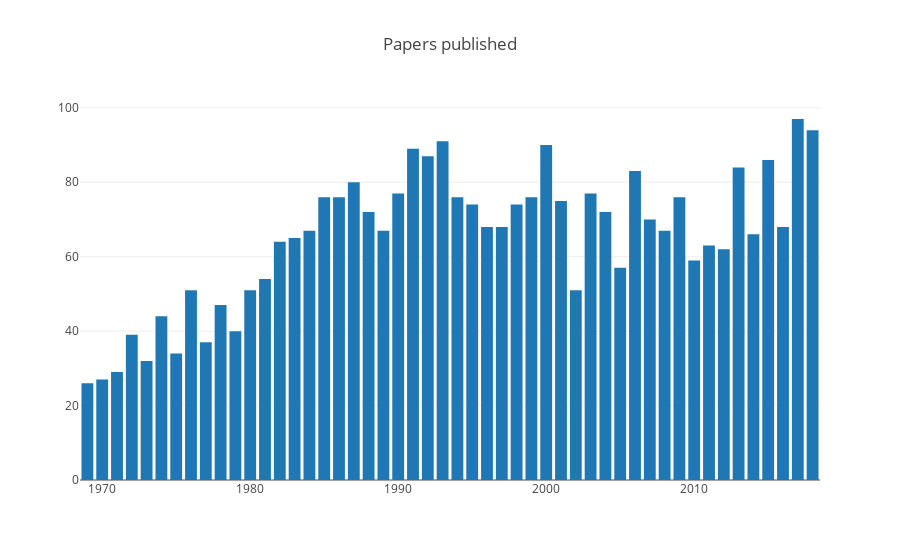

Here is the notebook cell this chart was saved with:
### Markdown cell above
# Basic statistics

### Code cell
data = ijhcs.groupby('year')['paperid'].count().reset_index()

trace = go.Bar(x=data['year'],
               y=data['paperid'])

layout = go.Layout(title='Papers published')

fig = go.Figure(data=[trace], layout=layout)
plotly.offline.iplot(fig)
pio.write_image(fig, 'reports/images/ijhcs_papers.png')

### Figure 1 — Plotly figure (JSON) as saved in the notebook; plotly's stock layout.template omitted (floating-point values rounded to 4 significant figures)
{"data": [{"type": "bar", "uid": "7655062b-df39-499a-8e78-34d77d11cb8d", "x": [1969, 1970, 1971, 1972, 1973, 1974, 1975, 1976, 1977, 1978, 1979, 1980, 1981, 1982, 1983, 1984, 1985, 1986, 1987, 1988, 1989, 1990, 1991, 1992, 1993, 1994, 1995, 1996, 1997, 1998, 1999, 2000, 2001, 2002, 2003, 2004, 2005, 2006, 2007, 2008, 2009, 2010, 2011, 2012, 2013, 2014, 2015, 2016, 2017, 2018], "y": [26, 27, 29, 39, 32, 44, 34, 51, 37, 47, 40, 51, 54, 64, 65, 67, 76, 76, 80, 72, 67, 77, 89, 87, 91, 76, 74, 68, 68, 74, 76, 90, 75, 51, 77, 72, 57, 83, 70, 67, 76, 59, 63, 62, 84, 66, 86, 68, 97, 94]}], "layout": {"title": "Papers published"}}
